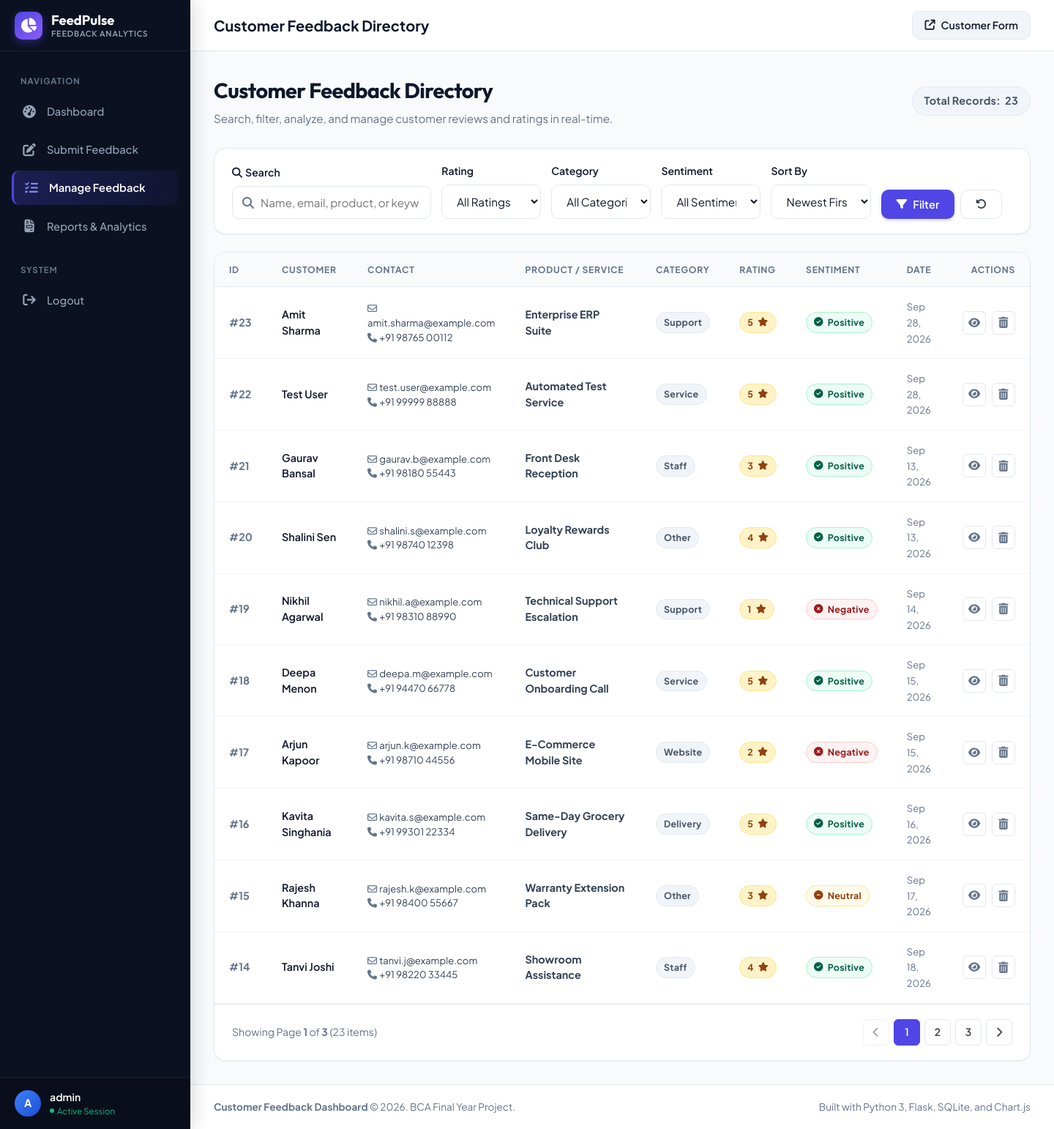
Screenshot of /feedback/manage (signed in) with the database file from the repository.
### tables this page shows
CREATE TABLE feedback (
            id INTEGER PRIMARY KEY AUTOINCREMENT,
            customer_name TEXT NOT NULL,
            email TEXT NOT NULL,
            phone TEXT NOT NULL,
            product_service TEXT NOT NULL,
            category TEXT NOT NULL,
            rating INTEGER NOT NULL CHECK(rating BETWEEN 1 AND 5),
            message TEXT NOT NULL,
            sentiment TEXT NOT NULL CHECK(sentiment IN ('Positive', 'Neutral', 'Negative')),
            sentiment_score REAL DEFAULT 0.0,
            created_at TIMESTAMP DEFAULT CURRENT_TIMESTAMP
        );

### app/routes.py (the view)
@bp.route('/feedback/list')
@bp.route('/feedback/manage')
@login_required
def feedback_list():
    search_q = request.args.get('q', '').strip()
    filter_rating = request.args.get('rating', '').strip()
    filter_category = request.args.get('category', '').strip()
    filter_sentiment = request.args.get('sentiment', '').strip()
    date_from = request.args.get('date_from', '').strip()
    date_to = request.args.get('date_to', '').strip()
    sort_by = request.args.get('sort', 'newest').strip()
    try:
        page = max(1, int(request.args.get('page', 1)))
    except (ValueError, TypeError):
        page = 1
    per_page = Config.ITEMS_PER_PAGE
    where_clauses = ["1=1"]
    params = []
    if search_q:
        where_clauses.append("(customer_name LIKE ? OR email LIKE ? OR product_service LIKE ? OR message LIKE ?)")
        wildcard_search = f"%{search_q}%"
        params.extend([wildcard_search, wildcard_search, wildcard_search, wildcard_search])
    if filter_rating and filter_rating.isdigit():
        where_clauses.append("rating = ?")
        params.append(int(filter_rating))
    if filter_category and filter_category in ALLOWED_CATEGORIES:
        where_clauses.append("category = ?")
        params.append(filter_category)
    if filter_sentiment and filter_sentiment in ['Positive', 'Neutral', 'Negative']:
        where_clauses.append("sentiment = ?")
        params.append(filter_sentiment)
    if date_from:
        where_clauses.append("DATE(created_at) >= DATE(?)")
        params.append(date_from)
    if date_to:
        where_clauses.append("DATE(created_at) <= DATE(?)")
        params.append(date_to)
    where_sql = " AND ".join(where_clauses)
    count_query = f"SELECT COUNT(*) AS total FROM feedback WHERE {where_sql}"
    total_row = query_db(count_query, params, one=True)
    total_records = total_row['total'] if total_row else 0
    total_pages = max(1, math.ceil(total_records / per_page))
    if page > total_pages:
        page = total_pages
    sort_orders = {
        'newest': 'id DESC',
        'oldest': 'id ASC',
        'rating_high': 'rating DESC, id DESC',
        'rating_low': 'rating ASC, id DESC',
        'customer_asc': 'customer_name ASC',
    }
    order_clause = sort_orders.get(sort_by, 'id DESC')
    offset = (page - 1) * per_page
    data_query = f"""
        SELECT * FROM feedback
        WHERE {where_sql}
        ORDER BY {order_clause}
        LIMIT ? OFFSET ?
    """
    query_params = list(params) + [per_page, offset]
    feedbacks = query_db(data_query, query_params)
    return render_template(
        'feedback_list.html',
        feedbacks=feedbacks,
        total_records=total_records,
        page=page,
        total_pages=total_pages,
        categories=ALLOWED_CATEGORIES,
        q=search_q,
        rating=filter_rating,
        category=filter_category,
        sentiment=filter_sentiment,
        date_from=date_from,
        date_to=date_to,
        sort=sort_by
    )

### app/database.py (called while the page is built)
def get_db():
    if 'db' not in g:
        db_path = current_app.config['DATABASE_PATH']
        os.makedirs(os.path.dirname(db_path), exist_ok=True)
        g.db = sqlite3.connect(
            db_path,
            detect_types=sqlite3.PARSE_DECLTYPES
        )
        g.db.row_factory = sqlite3.Row
        g.db.execute("PRAGMA foreign_keys = ON;")
    return g.db

def query_db(query, args=(), one=False):
    cur = get_db().execute(query, args)
    rv = cur.fetchall()
    cur.close()
    if rv:
        if one:
            return dict(rv[0])
        return [dict(row) for row in rv]
    return None if one else []

### app/routes.py (called while the page is built)
def login_required(f):
    @wraps(f)
    def decorated_function(*args, **kwargs):
        if not session.get('admin_logged_in'):
            flash('Please log in with administrator credentials to access this page.', 'warning')
            return redirect(url_for('main.login', next=request.url))
        return f(*args, **kwargs)
    return decorated_function

### templates/feedback_list.html (shortened to what this page needs)
{% extends "base.html" %}
{% block page_title %}Customer Feedback Directory{% endblock %}
{% block content %}
<div class="dashboard-header" style="display: flex; align-items: center; justify-content: space-between; flex-wrap: wrap; gap: 16px;">
  <div>
    <h1>Customer Feedback Directory</h1>
    <p>Search, filter, analyze, and manage customer reviews and ratings in real-time.</p>
  </div>
  <div>
    <span class="badge badge-category" style="font-size: 0.9rem; padding: 8px 16px;">
      Total Records: <strong>{{ total_records }}</strong>
    </span>
  </div>
</div>
<div class="filter-card">
  <form method="GET" action="{{ url_for('main.feedback_list') }}" class="filter-form" id="feedbackFilterForm">
    <div class="form-group">
      <label class="form-label" for="searchQ">
        <i class="fa-solid fa-magnifying-glass"></i> Search
      </label>
      <div class="search-input-wrap">
        <i class="fa-solid fa-search"></i>
        <input
          type="text"
          id="searchQ"
          name="q"
          class="form-control"
          placeholder="Name, email, product, or keyword..."
          value="{{ q }}"
        >
      </div>
    </div>
    <div class="form-group">
      <label class="form-label" for="filterRating">Rating</label>
      <select id="filterRating" name="rating" class="form-control">
        <option value="">All Ratings</option>
      </select>
    </div>
    <div class="form-group">
      <label class="form-label" for="filterCategory">Category</label>
      <select id="filterCategory" name="category" class="form-control">
        <option value="">All Categories</option>
      </select>
    </div>
    <div class="form-group">
      <label class="form-label" for="filterSentiment">Sentiment</label>
      <select id="filterSentiment" name="sentiment" class="form-control">
        <option value="">All Sentiments</option>
      </select>
    </div>
    <div class="form-group">
      <label class="form-label" for="filterSort">Sort By</label>
      <select id="filterSort" name="sort" class="form-control">
        <option value="newest" {% if sort == 'newest' %}selected{% endif %}>Newest First</option>
      </select>
    </div>
    <div style="display: flex; gap: 8px;">
      <button type="submit" class="btn btn-primary" id="btnApplyFilter" title="Apply Filters">
        <i class="fa-solid fa-filter"></i>
        <span>Filter</span>
      </button>
      <a href="{{ url_for('main.feedback_list') }}" class="btn btn-secondary" id="btnResetFilter" title="Clear Filters">
        <i class="fa-solid fa-rotate-left"></i>
      </a>
    </div>
  </form>
</div>
<div class="dashboard-table-card">
  <div class="table-responsive">
    <table class="data-table">
      <thead>
        <tr>
          <th style="width: 60px;">ID</th>
          <th>Customer</th>
          <th>Contact</th>
          <th>Product / Service</th>
          <th>Category</th>
          <th>Rating</th>
          <th>Sentiment</th>
          <th>Date</th>
          <th style="text-align: right;">Actions</th>
        </tr>
      </thead>
      <tbody>
        {% if feedbacks %}
          {% for f in feedbacks %}
            <tr>
              <td><span style="font-weight: 700; color: var(--text-muted);">#{{ f.id }}</span></td>
              <td>
                <div class="customer-name" style="font-weight: 600; color: var(--text-main);">
                  {{ f.customer_name }}
                </div>
              </td>
              <td>
                <div style="font-size: 0.82rem; color: var(--text-body);">
                  <div><i class="fa-regular fa-envelope" style="width: 14px; color: var(--text-muted);"></i> {{ f.email }}</div>
                  <div><i class="fa-solid fa-phone" style="width: 14px; color: var(--text-muted);"></i> {{ f.phone }}</div>
                </div>
              </td>
              <td><strong>{{ f.product_service }}</strong></td>
              <td><span class="badge badge-category">{{ f.category }}</span></td>
              <td>
                <span class="badge badge-star">
                  {{ f.rating }} <i class="fa-solid fa-star"></i>
                </span>
              </td>
              <td>
                <span class="badge badge-{{ f.sentiment|lower }}">
                  {% if f.sentiment == 'Positive' %}
                    <i class="fa-solid fa-circle-check"></i>
                  {% elif f.sentiment == 'Neutral' %}
                    <i class="fa-solid fa-circle-minus"></i>
                  {% else %}
                    <i class="fa-solid fa-circle-xmark"></i>
                  {% endif %}
                  {{ f.sentiment }}
                </span>
              </td>
              <td>
                <span style="font-size: 0.82rem; color: var(--text-muted);">
                  {{ f.created_at|datetime_format('%b %d, %Y') }}
                </span>
              </td>
              <td style="text-align: right;">
                <div class="table-actions" style="justify-content: flex-end;">
                  <a href="{{ url_for('main.feedback_detail', feedback_id=f.id) }}" class="action-btn" title="View Full Details" id="btn-view-{{ f.id }}">
                    <i class="fa-solid fa-eye"></i>
                  </a>
                  <button type="button" class="action-btn action-btn-danger" title="Delete Feedback" onclick="openDeleteModal({{ f.id }}, '{{ f.customer_name|replace("'", "\\'") }}')" id="btn-del-{{ f.id }}">
                    <i class="fa-solid fa-trash-can"></i>
                  </button>
                </div>
              </td>
            </tr>
          {% endfor %}
        {% endif %}
      </tbody>
    </table>
  </div>
  {% if total_pages > 1 %}
    <div class="pagination-wrapper">
      <div class="pagination-info">
        Showing Page <strong>{{ page }}</strong> of <strong>{{ total_pages }}</strong> ({{ total_records }} items)
      </div>
      <div class="pagination-nav">
        {% if page > 1 %}
          <a href="{{ url_for('main.feedback_list', page=page-1, q=q, rating=rating, category=category, sentiment=sentiment, date_from=date_from, date_to=date_to, sort=sort) }}" class="page-btn">
            <i class="fa-solid fa-chevron-left"></i>
          </a>
        {% else %}
          <span class="page-btn disabled"><i class="fa-solid fa-chevron-left"></i></span>
        {% endif %}
        {% for p in range(1, total_pages + 1) %}
          {% if p == page %}
            <span class="page-btn active">{{ p }}</span>
          {% elif p <= 3 or p >= total_pages - 2 or (p >= page - 1 and p <= page + 1) %}
            <a href="{{ url_for('main.feedback_list', page=p, q=q, rating=rating, category=category, sentiment=sentiment, date_from=date_from, date_to=date_to, sort=sort) }}" class="page-btn">{{ p }}</a>
          {% elif p == 4 or p == total_pages - 3 %}
            <span class="page-btn disabled">...</span>
          {% endif %}
        {% endfor %}
        {% if page < total_pages %}
          <a href="{{ url_for('main.feedback_list', page=page+1, q=q, rating=rating, category=category, sentiment=sentiment, date_from=date_from, date_to=date_to, sort=sort) }}" class="page-btn">
            <i class="fa-solid fa-chevron-right"></i>
          </a>
        {% else %}
          <span class="page-btn disabled"><i class="fa-solid fa-chevron-right"></i></span>
        {% endif %}
      </div>
    </div>
  {% endif %}
</div>
{% endblock %}

### templates/base.html (shortened to what this page needs)
<!DOCTYPE html>
<html lang="en">
<head>
  <link rel="stylesheet" href="https://cdnjs.cloudflare.com/ajax/libs/font-awesome/6.5.1/css/all.min.css">
  <link rel="stylesheet" href="{{ url_for('static', filename='css/style.css') }}">
</head>
<body>
<div class="app-wrapper">
  <aside class="app-sidebar">
    <div class="sidebar-header">
      <div class="sidebar-logo">
        <i class="fa-solid fa-chart-pie"></i>
      </div>
      <div class="sidebar-brand">
        FeedPulse
        <small>Feedback Analytics</small>
      </div>
    </div>
    <ul class="sidebar-menu">
      <li class="sidebar-section-title">Navigation</li>
      <li class="sidebar-item">
        <a href="{{ url_for('main.dashboard') }}" class="sidebar-link {% if request.endpoint == 'main.dashboard' %}active{% endif %}" id="nav-dashboard">
          <i class="fa-solid fa-gauge-high"></i>
          <span>Dashboard</span>
        </a>
      </li>
      <li class="sidebar-item">
        <a href="{{ url_for('main.feedback_form') }}" class="sidebar-link {% if request.endpoint == 'main.feedback_form' %}active{% endif %}" id="nav-feedback-form">
          <i class="fa-solid fa-pen-to-square"></i>
          <span>Submit Feedback</span>
        </a>
      </li>
      <li class="sidebar-item">
        <a href="{{ url_for('main.feedback_list') }}" class="sidebar-link {% if request.endpoint in ['main.feedback_list', 'main.feedback_detail'] %}active{% endif %}" id="nav-manage-feedback">
          <i class="fa-solid fa-list-check"></i>
          <span>Manage Feedback</span>
        </a>
      </li>
      <li class="sidebar-item">
        <a href="{{ url_for('main.reports') }}" class="sidebar-link {% if request.endpoint == 'main.reports' %}active{% endif %}" id="nav-reports">
          <i class="fa-solid fa-file-invoice"></i>
          <span>Reports & Analytics</span>
        </a>
      </li>
      <li class="sidebar-section-title" style="margin-top: 20px;">System</li>
      <li class="sidebar-item">
        <a href="{{ url_for('main.logout') }}" class="sidebar-link" id="nav-logout">
          <i class="fa-solid fa-arrow-right-from-bracket"></i>
          <span>Logout</span>
        </a>
      </li>
    </ul>
    <div class="sidebar-footer">
      <div class="sidebar-user">
        <div class="sidebar-avatar">
          {{ session.get('admin_username', 'A')[0]|upper }}
        </div>
        <div class="sidebar-user-info">
          <div class="sidebar-username">{{ session.get('admin_username', 'Administrator') }}</div>
          <div class="sidebar-role">Active Session</div>
        </div>
      </div>
    </div>
  </aside>
  <div class="app-main">
    <header class="app-navbar">
      <div class="navbar-left">
        <div class="navbar-page-title">
          {% block page_title %}Dashboard Overview{% endblock %}
        </div>
      </div>
      <div class="navbar-right">
        <a href="{{ url_for('main.feedback_form') }}" target="_blank" class="btn-public-form" id="btnOpenPublicForm">
          <i class="fa-solid fa-arrow-up-right-from-square"></i>
          <span>Customer Form</span>
        </a>
      </div>
    </header>
    <main class="page-content">
      {% block content %}{% endblock %}
    </main>
    <footer class="app-footer">
      <div>
        <strong>Customer Feedback Dashboard</strong> &copy; 2026. BCA Final Year Project.
      </div>
      <div>
        Built with Python 3, Flask, SQLite, and Chart.js
      </div>
    </footer>
  </div>
</div>
</body>
</html>

### rows the page displays
feedback: id "23", customer_name "Amit Sharma", email "amit.sharma@example.com", phone "+91 98765 00112", product_service "Enterprise ERP Suite", category "Support", rating "5", sentiment "Positive", created_at "Sep 28, 2026"
feedback: id "22", customer_name "Test User", email "test.user@example.com", phone "+91 99999 88888", product_service "Automated Test Service", category "Service", rating "5", sentiment "Positive", created_at "Sep 28, 2026"
feedback: id "21", customer_name "Gaurav Bansal", email "gaurav.b@example.com", phone "+91 98180 55443", product_service "Front Desk Reception", category "Staff", rating "3", sentiment "Positive", created_at "Sep 13, 2026"
feedback: id "20", customer_name "Shalini Sen", email "shalini.s@example.com", phone "+91 98740 12398", product_service "Loyalty Rewards Club", category "Other", rating "4", sentiment "Positive", created_at "Sep 13, 2026"
feedback: id "19", customer_name "Nikhil Agarwal", email "nikhil.a@example.com", phone "+91 98310 88990", product_service "Technical Support Escalation", category "Support", rating "1", sentiment "Negative", created_at "Sep 14, 2026"
feedback: id "18", customer_name "Deepa Menon", email "deepa.m@example.com", phone "+91 94470 66778", product_service "Customer Onboarding Call", category "Service", rating "5", sentiment "Positive", created_at "Sep 15, 2026"
feedback: id "17", customer_name "Arjun Kapoor", email "arjun.k@example.com", phone "+91 98710 44556", product_service "E-Commerce Mobile Site", category "Website", rating "2", sentiment "Negative", created_at "Sep 15, 2026"
feedback: id "16", customer_name "Kavita Singhania", email "kavita.s@example.com", phone "+91 99301 22334", product_service "Same-Day Grocery Delivery", category "Delivery", rating "5", sentiment "Positive", created_at "Sep 16, 2026"
feedback: id "15", customer_name "Rajesh Khanna", email "rajesh.k@example.com", phone "+91 98400 55667", product_service "Warranty Extension Pack", category "Other", rating "3", sentiment "Neutral", created_at "Sep 17, 2026"
feedback: id "14", customer_name "Tanvi Joshi", email "tanvi.j@example.com", phone "+91 98220 33445", product_service "Showroom Assistance", category "Staff", rating "4", sentiment "Positive", created_at "Sep 18, 2026"

### other values shown
{{ session.get('admin_username', 'A')[0]|upper }} "A"
{{ session.get('admin_username', 'Administrator') }} "admin"
{{ total_records }} "23"
{{ page }} "1"
{{ total_pages }} "3"
{{ p }} "1"
{{ p }} "2" "3"
